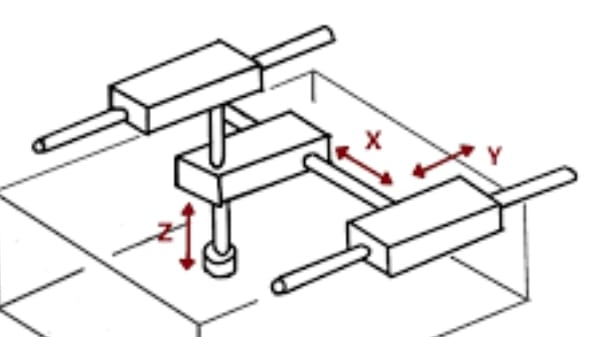
#> input picture taller_2/parte_A/robot_cartesiano.jpeg, 590 x 337 px
$ python -i Taller2_5.py   (imports and definitions only)
#> lines starting #> are read from the running program, lines starting #| are printed output that depends on the picture; after the words box and inside, x2 and y2 are one past the last pixel; in counts of white or black regions, pixels touching at a corner belong together
from PyQt5 import QtCore, QtGui, QtWidgets
from PyQt5.QtWidgets import QApplication, QWidget, QPushButton, QLabel, QFileDialog, QVBoxLayout
from PyQt5.QtGui import QPixmap
import cv2
import numpy as np
import matplotlib.pyplot as plt

class Ui_MainWindow(object):
    # [112 lines left out: functions setupUi, retranslateUi, cargar_imagen, not called in this run]

    def reducir_resolucion(self,img, escala):
#> called with escala = 0.4
        ancho = int(img.shape[1] * escala)
#> ancho = 236
        alto = int(img.shape[0] * escala)
#> alto = 134
        return cv2.resize(img, (ancho, alto), interpolation=cv2.INTER_AREA)
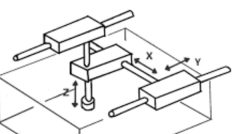
#> returned value: shape (134, 236); min 5, max 255, mean 236.5

    def obtener_contornos(self,image_path):
        img = cv2.imread(image_path, cv2.IMREAD_GRAYSCALE)
        img = self.reducir_resolucion(img, 0.4)
        _, img_bin = cv2.threshold(img, 128, 255, cv2.THRESH_BINARY_INV | cv2.THRESH_OTSU)
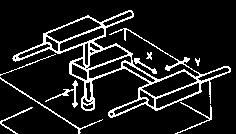
#> img_bin: shape (134, 236); 11.3% white in thin lines or dots
        contornos, _ = cv2.findContours(img_bin, cv2.RETR_LIST, cv2.CHAIN_APPROX_NONE)
#> contornos = 35 contours, 9 with area under 20; largest, box (x1, y1, x2, y2) and area: (12, 10, 231, 118) 6094, (141, 71, 198, 98) 668, (46, 17, 102, 43) 603, (87, 45, 129, 69) 454, (155, 82, 200, 109) 440
        self.dibujar_contornos(img, contornos)

    def dibujar_contornos(self, img, contornos):
        # Crear una imagen en blanco para dibujar los contornos
        img_contornos = np.zeros_like(img)
        for contorno in contornos:
            cv2.drawContours(img_contornos, [contorno], -1, (255, 255, 255), 1)
#> this loop made 35 passes
#> contorno on passes 5 to 6: [[90, 101], [91, 100], [92, 101], [91, 102]], [[91, 100], [92, 99], [93, 100], [92, 101]]
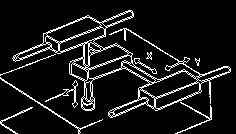
#> img_contornos: shape (134, 236); 9.6% white in thin lines or dots

        # Convertir la imagen a formato adecuado para QLabel
        height, width = img_contornos.shape
#> height = 134; width = 236
        bytes_per_line = width
#> bytes_per_line = 236
        q_img = QtGui.QImage(img_contornos.data, width, height, bytes_per_line, QtGui.QImage.Format_Grayscale8)

        # Mostrar la imagen de contornos en Grafica_2
        self.Grafica_2.setPixmap(QPixmap.fromImage(q_img).scaled(256, 192, QtCore.Qt.KeepAspectRatio))


# [8 lines not run here, left out]

>>> result = Ui_MainWindow().obtener_contornos('robot_cartesiano.jpeg')
#> (the call stopped at in dibujar_contornos, `q_img = QtGui.QImage(img_contornos.data, width, height, bytes_per_line..`: PyQt5 is not available in this run)

$ run again, on taller_2/parte_A/robot_cilindrico.png
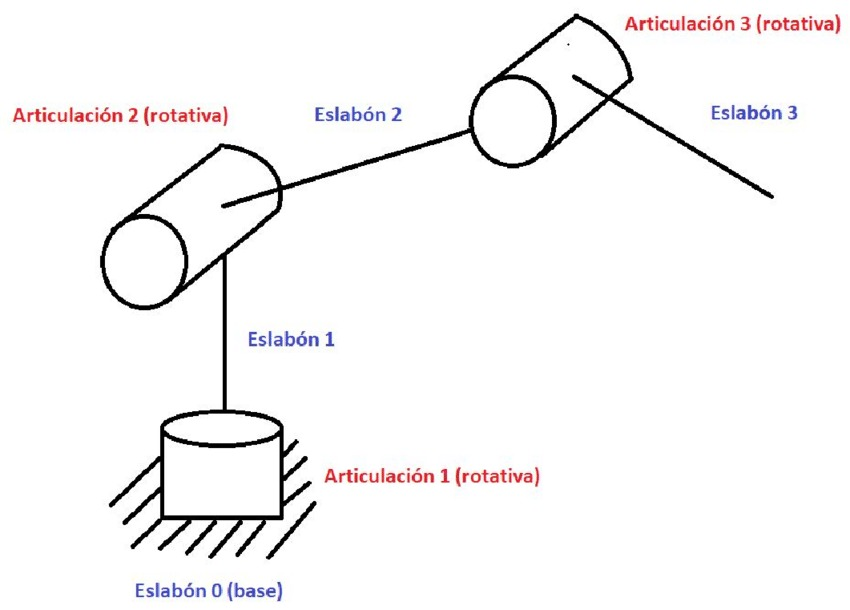
#> input picture taller_2/parte_A/robot_cilindrico.png, 850 x 610 px
#> in obtener_contornos, `_, img_bin = cv2.threshold(img, 128, 255, cv2.THRESH_BINARY_INV | cv2...`:
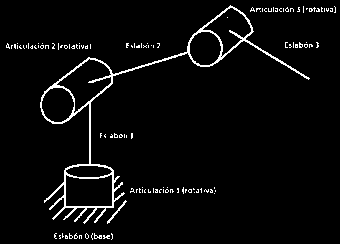
#> img_bin: shape (244, 340); 3.9% white in thin lines or dots
#> contornos = 152 contours, 144 with area under 20; largest, box (x1, y1, x2, y2) and area: (40, 5, 310, 224) 7537, (56, 58, 112, 114) 1460, (65, 174, 113, 207) 1368, (202, 7, 252, 57) 1102, (41, 87, 75, 123) 898, (189, 31, 222, 66) 862, (65, 165, 113, 178) 446, (107, 200, 127, 224) 39
#> the loop in dibujar_contornos, `for contorno in contornos:` made 152 passes
#> contorno on passes 1, 2, 20: [[99, 237], [100, 236], [101, 237], [100, 238]], [[65, 237], [66, 236], [67, 237], [66, 238]], [[214, 193]]
#> after the loop in dibujar_contornos, `for contorno in contornos:`:
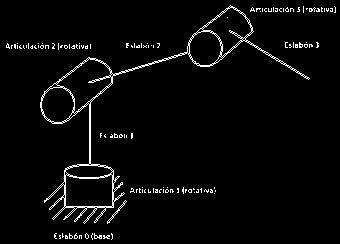
#> img_contornos: shape (244, 340); 3.4% white in thin lines or dots

$ run again, on taller_2/parte_A/robot_esferico.png
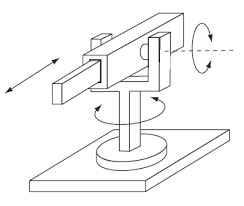
#> input picture taller_2/parte_A/robot_esferico.png, 244 x 206 px
#> in obtener_contornos, img is the input picture: shape (206, 244); min 0, max 255, mean 246.2
#> in obtener_contornos, `_, img_bin = cv2.threshold(img, 128, 255, cv2.THRESH_BINARY_INV | cv2...`:
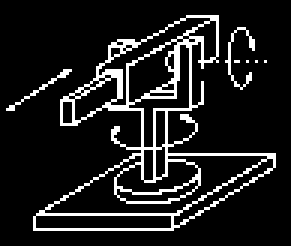
#> img_bin: shape (82, 97) (shown 3 times larger); 11.9% white in thin lines or dots, all inside (x1, y1, x2, y2) = (2, 5, 92, 77)
#> contornos = 38 contours, 23 with area under 20; largest, box (x1, y1, x2, y2) and area: (11, 5, 92, 77) 2410, (14, 51, 90, 72) 564, (11, 71, 58, 77) 228, (32, 5, 71, 36) 204, (42, 14, 64, 50) 202
#> the loop in dibujar_contornos, `for contorno in contornos:` made 38 passes
#> contorno on passes 13, 21, 22, 23, 24, 26: [[26, 30], [27, 29], [28, 30], [27, 31]], [[88, 20]], [[85, 20]], [[82, 20]], [[78, 20], [79, 20]], [[40, 16], [41, 15], [42, 16], [41, 17]]
#> after the loop in dibujar_contornos, `for contorno in contornos:`:
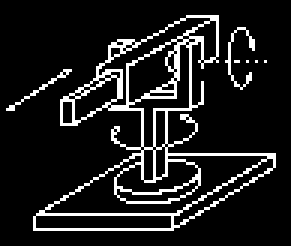
#> img_contornos: shape (82, 97) (shown 3 times larger); 11.7% white in thin lines or dots, all inside (x1, y1, x2, y2) = (2, 5, 92, 77)
